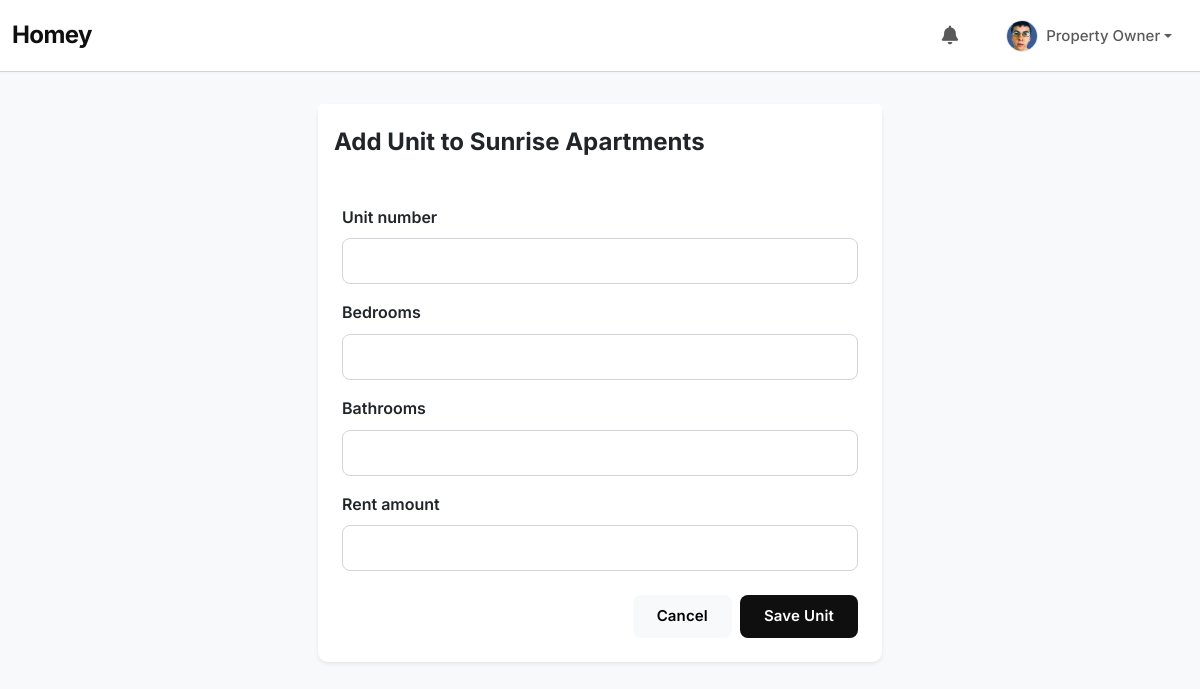
The page /properties/1/add-unit/ (signed in) on the database its author committed.
### accounts/models.py (models this page shows, shortened)
class User(AbstractUser):
    ROLE_CHOICES = (
        ('admin', 'Admin'),
        ('owner', 'Property Owner'),
        ('manager', 'Property Manager'),
        ('tenant', 'Tenant'),
    )
    email = models.EmailField(unique=True)
    first_name = models.CharField(max_length=150)
    last_name = models.CharField(max_length=150)
    role = models.CharField(max_length=20, choices=ROLE_CHOICES, default='tenant')
    phone_number = models.CharField(max_length=15, blank=True, null=True)
    profile_picture = models.ImageField(upload_to='profile_pics/', blank=True, null=True)
    USERNAME_FIELD = "email"
    objects = UserManager()
    REQUIRED_FIELDS = ["first_name", "last_name", "role"]
    class Meta:
        ordering = ["email"]
        verbose_name = "User"
        verbose_name_plural = "Users"
    @property
    def get_full_name(self):
        return f"{self.first_name} {self.last_name}"

### properties/models.py (models this page shows, shortened)
class Property(models.Model):
    PROPERTY_TYPES = (
        ('apartment', 'Apartment'),
        ('duplex', 'Duplex'),
        ('commercial', 'Commercial'),
        ('house', 'House'),
    )
    STATUS_CHOICES = (
        ('available', 'Available'),
        ('occupied', 'Occupied'),
        ('maintenance', 'Under Maintenance'),
    )
    name = models.CharField(max_length=255)
    address = models.TextField()
    property_type = models.CharField(max_length=20, choices=PROPERTY_TYPES)
    number_of_units = models.PositiveIntegerField(default=1)
    status = models.CharField(max_length=20, choices=STATUS_CHOICES, default='available')
    owner = models.ForeignKey(User, on_delete=models.CASCADE, related_name='owned_properties', limit_choices_to={'role': 'owner'})
    manager = models.ForeignKey(User, on_delete=models.SET_NULL, null=True, blank=True, related_name='managed_properties', limit_choices_to={'role': 'manager'})
    description = models.TextField(blank=True)
    image = models.ImageField(upload_to='property_images/', blank=True, null=True)
    created_at = models.DateTimeField(auto_now_add=True)
    updated_at = models.DateTimeField(auto_now=True)
    class Meta:
        verbose_name_plural = "Properties"

### properties/views.py (the view)
# urls.py: path('<int:property_id>/add-unit/', views.add_unit, name='add_unit'),
@login_required
@role_required(['owner', 'manager'])
def add_unit(request, property_id):
    property_obj = get_object_or_404(Property, pk=property_id)
    if request.user.role == 'owner' and property_obj.owner != request.user:
        return redirect('dashboard')
    if request.user.role == 'manager' and property_obj.manager != request.user:
        return redirect('dashboard')
    if request.method == 'POST':
        form = UnitForm(request.POST)
        if form.is_valid():
            unit = form.save(commit=False)
            unit.property = property_obj
            unit.save()
            return redirect('property_detail', pk=property_id)
    else:
        form = UnitForm()
    return render(request, 'properties/unit_form.html', {'form': form, 'property': property_obj})

### properties/forms.py
class UnitForm(forms.ModelForm):
    class Meta:
        model = Unit
        fields = ['unit_number', 'bedrooms', 'bathrooms', 'rent_amount']
        widgets = {
            'unit_number': forms.TextInput(attrs={'class': 'form-control'}),
            'bedrooms': forms.NumberInput(attrs={'class': 'form-control'}),
            'bathrooms': forms.NumberInput(attrs={'class': 'form-control'}),
            'rent_amount': forms.NumberInput(attrs={'class': 'form-control'}),
        }

### notifications/context_processors.py (called while the page is built)
def notifications(request):
    if request.user.is_authenticated:
        cache_key = f"notifications:summary:{request.user.id}"
        data = cache.get(cache_key)
        if data is None:
            unread_count = Notification.objects.filter(user=request.user, is_read=False).count()
            recent_notifications = list(
                Notification.objects.filter(user=request.user).order_by("-created_at")[:5]
            )
            data = {
                "unread_notifications_count": unread_count,
                "recent_notifications": recent_notifications,
            }
            cache.set(cache_key, data, 60)
        return {
            "unread_notifications_count": data["unread_notifications_count"],
            "recent_notifications": data["recent_notifications"],
        }
    return {}

### templates/properties/unit_form.html (shortened to what this page needs)
{% extends 'base.html' %}
{% block content %}
<div class="row justify-content-center">
    <div class="col-md-6">
        <div class="card border-0 shadow-sm">
            <div class="card-header bg-white border-0 pt-4 pb-3">
                <h4 class="fw-bold">Add Unit to {{ property.name }}</h4>
            </div>
            <div class="card-body p-4">
                <form method="post">
                    {% for field in form %}
                        <div class="mb-3">
                            <label for="{{ field.id_for_label }}" class="form-label fw-semibold">{{ field.label }}</label>
                            {{ field }}
                        </div>
                    {% endfor %}
                    <div class="d-flex justify-content-end gap-2 mt-4">
                        <a href="{% url 'property_detail' property.pk %}" class="btn btn-light">Cancel</a>
                        <button type="submit" class="btn btn-primary">Save Unit</button>
                    </div>
                </form>
            </div>
        </div>
    </div>
</div>
{% endblock %}

### templates/base.html (shortened to what this page needs)
<!DOCTYPE html>
<html lang="en">
<head>
    <link href="https://cdn.jsdelivr.net/npm/bootstrap@5.3.0/dist/css/bootstrap.min.css" rel="stylesheet">
        <link rel="stylesheet" href="https://cdnjs.cloudflare.com/ajax/libs/font-awesome/6.5.0/css/all.min.css">
</head>
<body>
    <nav class="navbar navbar-expand-md fixed-top">
        <div class="container-fluid">
            <a class="navbar-brand" href="{% url 'dashboard' %}">Homey</a>
            <div class="collapse navbar-collapse" id="navbarCollapse">
                <ul class="navbar-nav ms-auto mb-2 mb-md-0 align-items-md-center">
                    {% if user.is_authenticated %}
                        <li class="nav-item dropdown me-3">
                            <a class="nav-link dropdown-toggle hide-arrow position-relative" href="#" id="navbarDropdownNotifications" role="button" data-bs-toggle="dropdown" aria-expanded="false">
                            </a>
                        </li>
                        <li class="nav-item dropdown">
                            <a class="nav-link dropdown-toggle d-flex align-items-center" href="#" id="navbarDropdownProfile" role="button" data-bs-toggle="dropdown" aria-expanded="false">
                                {% if user.profile_picture %}
                                    <img src="{{ user.profile_picture.url }}" alt="{{ user.get_full_name }}" class="rounded-circle me-2 border" width="32" height="32" style="object-fit: cover;">
                                {% else %}
                                    <div class="rounded-circle bg-secondary text-white d-flex justify-content-center align-items-center me-2" style="width: 32px; height: 32px; font-size: 0.875rem;">
                                        {{ user.get_full_name|first|upper }}
                                    </div>
                                {% endif %}
                                <span class="d-none d-md-inline fw-medium">{{ user.get_full_name }}</span>
                            </a>
                        </li>
                    {% endif %}
                </ul>
            </div>
        </div>
    </nav>
    <main id="main-content" class="main-content">
        {% block content %}{% endblock %}
    </main>
</body>
</html>

### templates/base.html (style rules this page uses)
* { margin: 0; padding: 0; box-sizing: border-box; }
:root { --text-primary: #0f0f0f; --text-secondary: #333333; --text-muted: #6b7280; --bg-primary: #ffffff; --bg-secondary: #f8f9fa; --border: #d1d5db; --hover-bg: #e5e7eb; --active-bg: #cbd5e1; --spacing-xs: 0.5rem; --spacing-sm: 1rem; --spacing-md: 1.5rem; --spacing-lg: 2rem; --font-family: 'Inter', system-ui, -apple-system, sans-serif; --font-size-base: 16px; --line-height-base: 1.6; --transition: 180ms ease; }
body { font-family: var(--font-family); font-size: var(--font-size-base); line-height: var(--line-height-base); color: var(--text-primary); background-color: var(--bg-secondary); padding-top: 72px; -webkit-font-smoothing: antialiased; }
.navbar { background-color: var(--bg-primary) !important; border-bottom: 1px solid var(--border); box-shadow: 0 1px 3px rgba(0,0,0,0.04); height: 72px; padding: var(--spacing-sm) 0; }
.navbar-brand { font-weight: 700; font-size: 1.5rem; color: var(--text-primary) !important; letter-spacing: -0.025em; }
.nav-link { font-weight: 500; font-size: 0.9375rem; padding: 0.5rem 1rem !important; border-radius: 6px; transition: var(--transition); }
.btn { font-weight: 600; padding: 0.625rem 1.5rem; border-radius: 8px; font-size: 0.9375rem; transition: var(--transition); border: none; letter-spacing: 0.01em; }
.btn-primary { background-color: var(--text-primary); color: white; }
.card { border: 1px solid var(--border); border-radius: 10px; background: white; box-shadow: 0 1px 3px rgba(0,0,0,0.05); }
.form-control, .form-select { border: 1px solid var(--border); border-radius: 8px; padding: 0.625rem 0.875rem; }
.main-content { max-width: 1400px; margin: 0 auto; padding: var(--spacing-lg) var(--spacing-md); }
.dropdown-toggle.hide-arrow::after { display: none; }

### rows shown on the page
User: profile_picture (picture), get_full_name "Property Owner"
Property: name "Sunrise Apartments"

### other values the page prints
{{ field.label }} "Unit number" "Bedrooms" "Bathrooms" "Rent amount"
